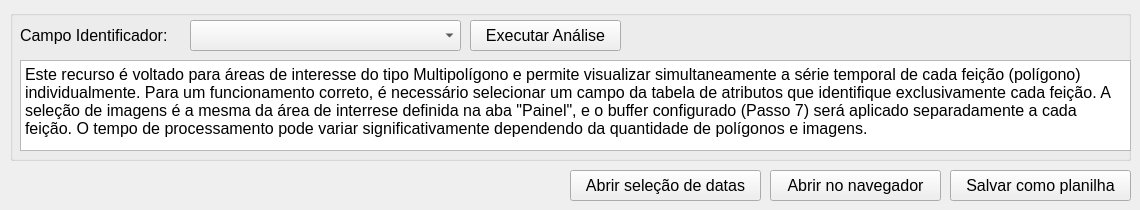
   <widget class="QWidget" name="tab_11">
    <attribute name="title">
     <string>Análise Multifeição</string>
    </attribute>
    <widget class="QGroupBox" name="groupBox_16">
     <property name="geometry">
      <rect>
       <x>10</x>
       <y>10</y>
       <width>1121</width>
       <height>151</height>
      </rect>
     </property>
     <property name="font">
      <font>
       <pointsize>12</pointsize>
      </font>
     </property>
     <property name="title">
      <string/>
     </property>
     <widget class="QLabel" name="label_9">
      <property name="geometry">
       <rect>
        <x>10</x>
        <y>10</y>
        <width>161</width>
        <height>31</height>
       </rect>
      </property>
      <property name="font">
       <font>
        <pointsize>12</pointsize>
       </font>
      </property>
      <property name="text">
       <string>Campo Identificador:</string>
      </property>
     </widget>
     <widget class="QComboBox" name="attributes_id">
      <property name="geometry">
       <rect>
        <x>180</x>
        <y>10</y>
        <width>271</width>
        <height>31</height>
       </rect>
      </property>
      <property name="font">
       <font>
        <pointsize>12</pointsize>
       </font>
      </property>
     </widget>
     <widget class="QPushButton" name="QPushButton_features">
      <property name="enabled">
       <bool>true</bool>
      </property>
      <property name="geometry">
       <rect>
        <x>460</x>
        <y>10</y>
        <width>151</width>
        <height>31</height>
       </rect>
      </property>
      <property name="font">
       <font>
        <pointsize>12</pointsize>
       </font>
      </property>
      <property name="text">
       <string>Executar Análise</string>
      </property>
      <property name="icon">
       <iconset>
        <normaloff>../medias/icons8-reproduzir-50.png</normaloff>../medias/icons8-reproduzir-50.png</iconset>
      </property>
     </widget>
     <widget class="QTextBrowser" name="textBrowser_valid_pixels_2">
      <property name="geometry">
       <rect>
        <x>10</x>
        <y>50</y>
        <width>1111</width>
        <height>91</height>
       </rect>
      </property>
      <property name="font">
       <font>
        <pointsize>12</pointsize>
       </font>
      </property>
      <property name="html">
       <string>&lt;!DOCTYPE HTML PUBLIC &quot;-//W3C//DTD HTML 4.0//EN&quot; &quot;http://www.w3.org/TR/REC-html40/strict.dtd&quot;&gt;
&lt;html&gt;&lt;head&gt;&lt;meta name=&quot;qrichtext&quot; content=&quot;1&quot; /&gt;&lt;style type=&quot;text/css&quot;&gt;
p, li { white-space: pre-wrap; }
&lt;/style&gt;&lt;/head&gt;&lt;body style=&quot; font-family:'MS Shell Dlg 2'; font-size:12pt; font-weight:400; font-style:normal;&quot;&gt;
&lt;p style=&quot; margin-top:12px; margin-bottom:12px; margin-left:0px; margin-right:0px; -qt-block-indent:0; text-indent:0px;&quot;&gt;Este recurso é voltado para áreas de interesse do tipo Multipolígono e permite visualizar simultaneamente a série temporal de cada feição (polígono) individualmente. Para um funcionamento correto, é necessário selecionar um campo da tabela de atributos que identifique exclusivamente cada feição. A seleção de imagens é a mesma da área de interrese definida na aba &amp;quot;Painel&amp;quot;, e o buffer configurado (Passo 7) será aplicado separadamente a cada feição. O tempo de processamento pode variar significativamente dependendo da quantidade de polígonos e imagens.&lt;/p&gt;&lt;/body&gt;&lt;/html&gt;</string>
      </property>
      <property name="overwriteMode">
       <bool>true</bool>
      </property>
      <property name="textInteractionFlags">
       <set>Qt::LinksAccessibleByKeyboard|Qt::LinksAccessibleByMouse|Qt::TextBrowserInteraction|Qt::TextEditable|Qt::TextEditorInteraction|Qt::TextSelectableByKeyboard|Qt::TextSelectableByMouse</set>
      </property>
      <property name="openLinks">
       <bool>false</bool>
      </property>
     </widget>
    </widget>
    <widget class="QPushButton" name="salvar_2">
     <property name="geometry">
      <rect>
       <x>950</x>
       <y>170</y>
       <width>181</width>
       <height>31</height>
      </rect>
     </property>
     <property name="font">
      <font>
       <pointsize>12</pointsize>
      </font>
     </property>
     <property name="text">
      <string>Salvar como planilha</string>
     </property>
     <property name="icon">
      <iconset>
       <normaloff>../medias/diskette.png</normaloff>../medias/diskette.png</iconset>
     </property>
    </widget>
    <widget class="QPushButton" name="navegador_2">
     <property name="geometry">
      <rect>
       <x>770</x>
       <y>170</y>
       <width>171</width>
       <height>31</height>
      </rect>
     </property>
     <property name="font">
      <font>
       <pointsize>12</pointsize>
      </font>
     </property>
     <property name="text">
      <string>Abrir no navegador</string>
     </property>
     <property name="icon">
      <iconset>
       <normaloff>../medias/open-in-browser.svg</normaloff>../medias/open-in-browser.svg</iconset>
     </property>
    </widget>
    <widget class="QPushButton" name="datasrecorte_2">
     <property name="geometry">
      <rect>
       <x>570</x>
       <y>170</y>
       <width>191</width>
       <height>31</height>
      </rect>
     </property>
     <property name="font">
      <font>
       <pointsize>12</pointsize>
      </font>
     </property>
     <property name="text">
      <string>Abrir seleção de datas</string>
     </property>
     <property name="icon">
      <iconset>
       <normaloff>../medias/icons8-calendário-50.png</normaloff>../medias/icons8-calendário-50.png</iconset>
     </property>
    </widget>
   </widget>
